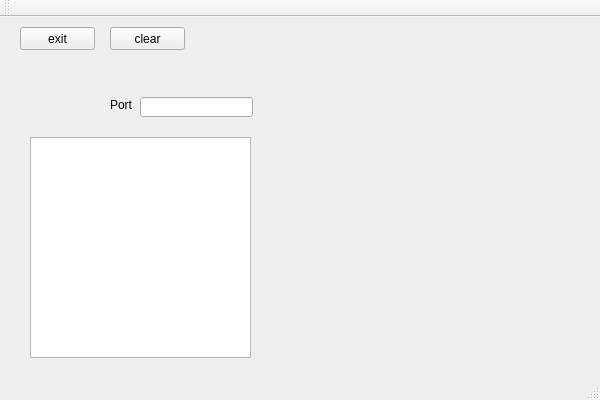
<?xml version="1.0" encoding="UTF-8"?>
<ui version="4.0">
 <class>UdpTestClass</class>
 <widget class="QMainWindow" name="UdpTestClass">
  <property name="geometry">
   <rect>
    <x>0</x>
    <y>0</y>
    <width>600</width>
    <height>400</height>
   </rect>
  </property>
  <property name="windowTitle">
   <string>MainWindow</string>
  </property>
  <widget class="QWidget" name="centralWidget">
   <widget class="QPushButton" name="B_exit">
    <property name="geometry">
     <rect>
      <x>20</x>
      <y>10</y>
      <width>75</width>
      <height>23</height>
     </rect>
    </property>
    <property name="text">
     <string>exit</string>
    </property>
   </widget>
   <widget class="QPushButton" name="B_clear">
    <property name="geometry">
     <rect>
      <x>110</x>
      <y>10</y>
      <width>75</width>
      <height>23</height>
     </rect>
    </property>
    <property name="text">
     <string>clear</string>
    </property>
   </widget>
   <widget class="QTextEdit" name="Data">
    <property name="geometry">
     <rect>
      <x>30</x>
      <y>120</y>
      <width>221</width>
      <height>221</height>
     </rect>
    </property>
   </widget>
   <widget class="QLineEdit" name="L_Port">
    <property name="geometry">
     <rect>
      <x>140</x>
      <y>80</y>
      <width>113</width>
      <height>20</height>
     </rect>
    </property>
   </widget>
   <widget class="QLabel" name="label">
    <property name="geometry">
     <rect>
      <x>110</x>
      <y>80</y>
      <width>31</width>
      <height>16</height>
     </rect>
    </property>
    <property name="text">
     <string>Port</string>
    </property>
   </widget>
  </widget>
  <widget class="QMenuBar" name="menuBar">
   <property name="geometry">
    <rect>
     <x>0</x>
     <y>0</y>
     <width>600</width>
     <height>21</height>
    </rect>
   </property>
  </widget>
  <widget class="QToolBar" name="mainToolBar">
   <attribute name="toolBarArea">
    <enum>TopToolBarArea</enum>
   </attribute>
   <attribute name="toolBarBreak">
    <bool>false</bool>
   </attribute>
  </widget>
  <widget class="QStatusBar" name="statusBar"/>
 </widget>
 <layoutdefault spacing="6" margin="11"/>
 <resources/>
 <connections/>
</ui>
